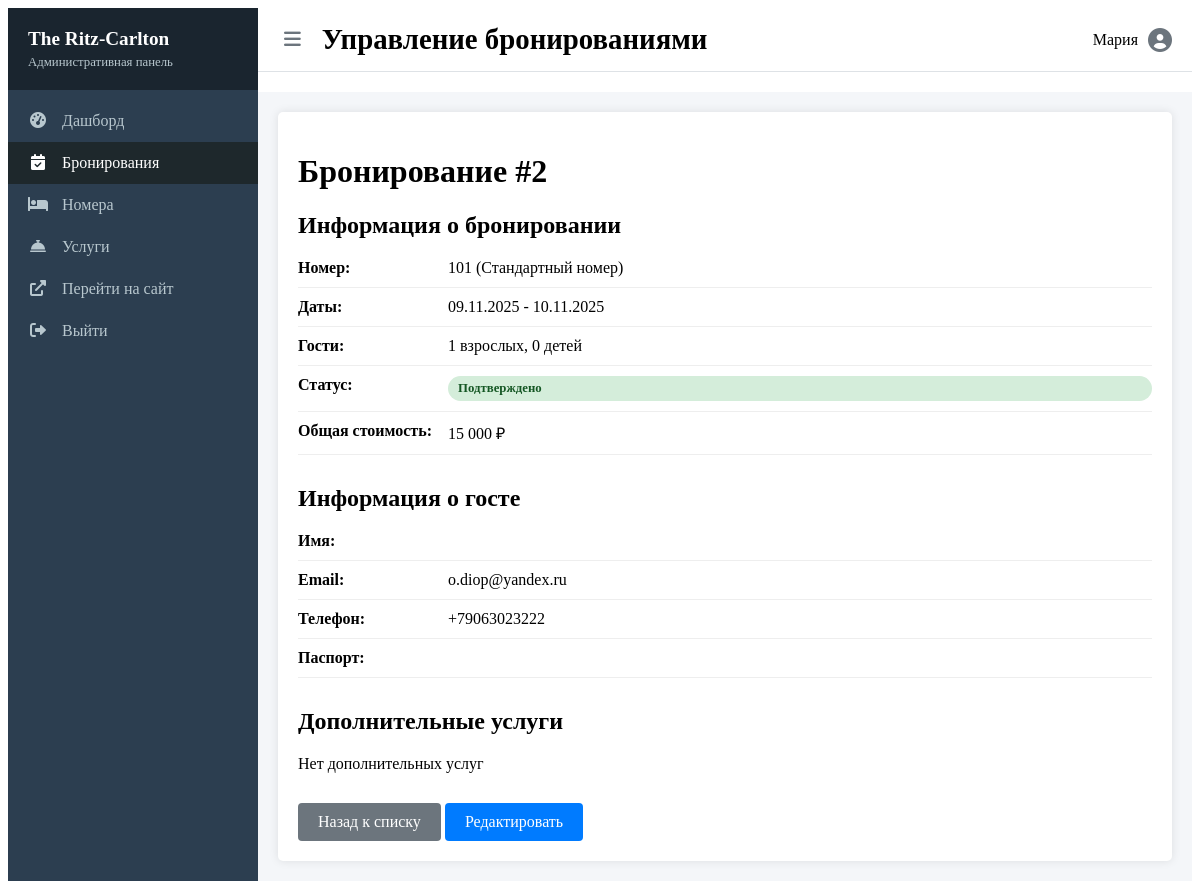
/hotel_management_system/admin/bookings.php?action=view&id=2 (signed in), run on the app's committed database.
### tables this page shows
CREATE TABLE `bookings` (
  `booking_id` int(11) NOT NULL,
  `guest_id` int(11) NOT NULL,
  `room_id` int(11) NOT NULL,
  `check_in_date` date NOT NULL,
  `check_out_date` date NOT NULL,
  `adults` int(11) NOT NULL DEFAULT 1,
  `children` int(11) NOT NULL DEFAULT 0,
  `status` enum('confirmed','cancelled','checked-in','checked-out','no-show') DEFAULT 'confirmed',
  `total_amount` decimal(10,2) NOT NULL,
  `created_at` timestamp NOT NULL DEFAULT current_timestamp(),
  `discount_id` int(11) DEFAULT NULL,
  `discount_amount` decimal(10,2) DEFAULT 0.00,
  `hotel_id` int(11) NOT NULL,
  `created_by` int(11) DEFAULT NULL,
  `ip_address` varchar(45) DEFAULT NULL,
  `user_agent` text DEFAULT NULL
);

CREATE TABLE `rooms` (
  `room_id` int(11) NOT NULL,
  `room_number` varchar(10) NOT NULL,
  `type_id` int(11) NOT NULL,
  `floor` int(11) NOT NULL,
  `status` enum('available','occupied','maintenance','reserved') DEFAULT 'available'
);

CREATE TABLE `room_types` (
  `type_id` int(11) NOT NULL,
  `type_name` varchar(50) NOT NULL,
  `description` text DEFAULT NULL,
  `base_price` decimal(10,2) NOT NULL,
  `capacity` int(11) NOT NULL,
  `hotel_id` int(11) NOT NULL
);

CREATE TABLE `guests` (
  `guest_id` int(11) NOT NULL,
  `user_id` int(11) DEFAULT NULL,
  `first_name` varchar(50) NOT NULL,
  `last_name` varchar(50) NOT NULL,
  `email` varchar(100) DEFAULT NULL,
  `phone` varchar(20) NOT NULL,
  `address` text DEFAULT NULL,
  `passport_number` varchar(50) DEFAULT NULL,
  `date_of_birth` date DEFAULT NULL,
  `created_at` timestamp NOT NULL DEFAULT current_timestamp()
);

### hotel_management_system/includes/functions.php (called while the page is built, shortened)
<?php
require_once 'db.php';
function getBookingStatusText($status) {
    $statuses = [
        'confirmed' => 'Подтверждено',
        'cancelled' => 'Отменено',
        'checked-in' => 'Заселен',
        'checked-out' => 'Выселен',
        'no-show' => 'Не явился'
    ];
    return $statuses[$status] ?? $status;
}
function getBookingDetails($booking_id) {
    global $conn;
    $sql = "SELECT b.*,
                   CONCAT(g.first_name, ' ', g.last_name) as guest_name,
                   g.email, g.phone, g.passport_number,
                   r.room_number, r.floor,
                   rt.type_name, rt.base_price
            FROM bookings b
            JOIN guests g ON b.guest_id = g.guest_id
            JOIN rooms r ON b.room_id = r.room_id
            JOIN room_types rt ON r.type_id = rt.type_id
            WHERE b.booking_id = ?";
    $stmt = $conn->prepare($sql);
    $stmt->bind_param("i", $booking_id);
    $stmt->execute();
    $result = $stmt->get_result();
    $booking = $result->fetch_assoc();
    $sql = "SELECT bs.*, s.service_name
            FROM booking_services bs
            JOIN services s ON bs.service_id = s.service_id
            WHERE bs.booking_id = ?";
    $stmt = $conn->prepare($sql);
    $stmt->bind_param("i", $booking_id);
    $stmt->execute();
    $result = $stmt->get_result();
    $booking['services'] = [];
    return $booking;
}

### hotel_management_system/admin/bookings.php (the view, shortened to what this page needs)
<?php
require_once '../includes/functions.php';
$action = isset($_GET['action']) ? $_GET['action'] : 'list';
$booking_id = isset($_GET['id']) ? (int)$_GET['id'] : 0;
include '../includes/header-admin.php';
switch ($action) {
    case 'view':
        $booking = getBookingDetails($booking_id);
        ?>
        <div class="admin-container">
            <h1>Бронирование #<?= $booking['booking_id']; ?></h1>
            <div class="booking-details">
                <div class="detail-section">
                    <h2>Информация о бронировании</h2>
                    <div class="detail-row">
                        <span class="detail-label">Номер:</span>
                        <span class="detail-value"><?= $booking['room_number']; ?> (<?= $booking['type_name']; ?>)</span>
                    </div>
                    <div class="detail-row">
                        <span class="detail-label">Даты:</span>
                        <span class="detail-value"><?= date('d.m.Y', strtotime($booking['check_in_date'])); ?> - <?= date('d.m.Y', strtotime($booking['check_out_date'])); ?></span>
                    </div>
                    <div class="detail-row">
                        <span class="detail-label">Гости:</span>
                        <span class="detail-value"><?= $booking['adults']; ?> взрослых, <?= $booking['children']; ?> детей</span>
                    </div>
                    <div class="detail-row">
                        <span class="detail-label">Статус:</span>
                        <span class="detail-value status-badge <?= $booking['status']; ?>"><?= getBookingStatusText($booking['status']); ?></span>
                    </div>
                    <div class="detail-row">
                        <span class="detail-label">Общая стоимость:</span>
                        <span class="detail-value"><?= number_format($booking['total_amount'], 0, ',', ' '); ?> ₽</span>
                    </div>
                </div>
                <div class="detail-section">
                    <h2>Информация о госте</h2>
                    <div class="detail-row">
                        <span class="detail-label">Имя:</span>
                        <span class="detail-value"><?= $booking['first_name']; ?> <?= $booking['last_name']; ?></span>
                    </div>
                    <div class="detail-row">
                        <span class="detail-label">Email:</span>
                        <span class="detail-value"><?= $booking['email']; ?></span>
                    </div>
                    <div class="detail-row">
                        <span class="detail-label">Телефон:</span>
                        <span class="detail-value"><?= $booking['phone']; ?></span>
                    </div>
                    <div class="detail-row">
                        <span class="detail-label">Паспорт:</span>
                        <span class="detail-value"><?= $booking['passport_number']; ?></span>
                    </div>
                </div>
                <div class="detail-section">
                    <h2>Дополнительные услуги</h2>
                    <?php if (!empty($booking['services'])): ?>
                        <table class="services-table">
                            <thead>
                                <tr>
                                    <th>Услуга</th>
                                    <th>Дата</th>
                                    <th>Количество</th>
                                    <th>Цена</th>
                                    <th>Сумма</th>
                                    <th>Статус</th>
                                </tr>
                            </thead>
                            <tbody>
                                <?php foreach ($booking['services'] as $service): ?>
                                <tr>
                                    <td><?= $service['service_name']; ?></td>
                                    <td><?= date('d.m.Y', strtotime($service['service_date'])); ?></td>
                                    <td><?= $service['quantity']; ?></td>
                                    <td><?= number_format($service['price_per_unit'], 0, ',', ' '); ?> ₽</td>
                                    <td><?= number_format($service['price_per_unit'] * $service['quantity'], 0, ',', ' '); ?> ₽</td>
                                    <td><?= getServiceStatusText($service['status']); ?></td>
                                </tr>
                                <?php endforeach; ?>
                            </tbody>
                        </table>
                    <?php else: ?>
                        <p>Нет дополнительных услуг</p>
                    <?php endif; ?>
                </div>
                <div class="action-buttons">
                    <a href="bookings.php" class="btn btn-secondary">Назад к списку</a>
                    <a href="bookings.php?action=edit&id=<?= $booking['booking_id']; ?>" class="btn btn-primary">Редактировать</a>
                </div>
            </div>
        </div>
        <?php
        break;
        ?>
        <?php
}
?>
<?php include '../includes/footer-admin.php'; ?>

### hotel_management_system/assets/css/admin.css (style rules this page uses)
.admin-container { background-color: #fff; border-radius: 5px; box-shadow: 0 0 10px rgba(0,0,0,0.1); padding: 20px; }
.status-badge { display: inline-block; padding: 5px 10px; border-radius: 20px; font-size: 0.8rem; font-weight: 600; }
.status-badge.confirmed { background-color: #d4edda; color: #155724; }
.btn { display: inline-block; padding: 10px 20px; border-radius: 4px; font-weight: 500; text-align: center; transition: all 0.3s; border: none; cursor: pointer; text-decoration: none; }
.btn-primary { background-color: #007bff; color: #fff; }
.btn-secondary { background-color: #6c757d; color: #fff; }
.booking-details .detail-section { margin-bottom: 30px; }
.detail-row { display: flex; margin-bottom: 10px; padding-bottom: 10px; border-bottom: 1px solid #eee; }
.detail-label { font-weight: 600; width: 150px; }
.detail-value { flex: 1; }
.action-buttons { margin-top: 20px; }

### data on the page
bookings: booking_id "2", room.room_number "101", room_types.type_name "Стандартный номер", check_in_date "09.11.2025", check_out_date "10.11.2025", adults "1", children "0", status "Подтверждено", total_amount "15 000", guest.email "o.diop@yandex.ru", guest.phone "+79063023222"

### other printed values
$page_title "Управление бронированиями"
$_SESSION['admin_username'] "Мария"
